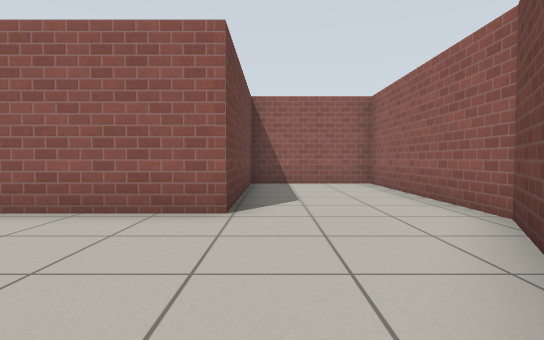
View 1 (above)

21 first-person views from a walk through a robot-simulator world made for Gazebo. The camera is 0.72 m above the floor, tilts 2° down and sees 80° across. The floor is counted in squares, 1 m on a side. Each view is taken from the middle of a square. On the plan, view 1 faces up. The plan holds only what a view shows up to about 10 squares ahead; the rest is blank. Gazebo's built-in surfaces are drawn with simple patterns.

View 2
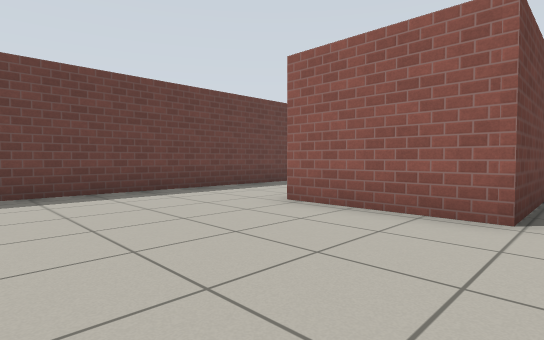

View 3
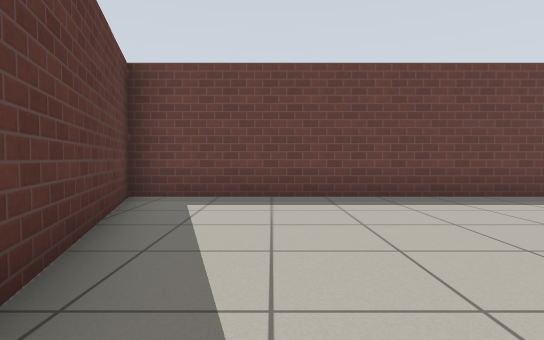

View 4
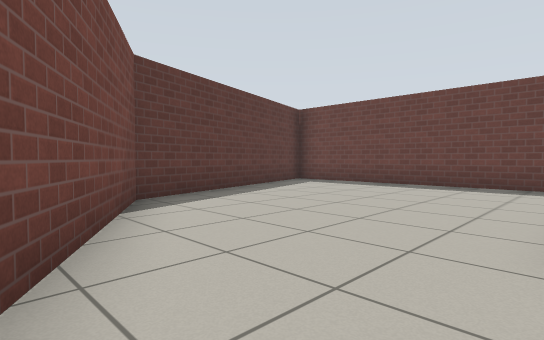

View 5
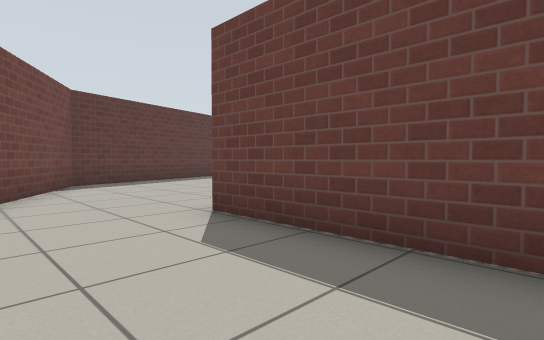

View 6
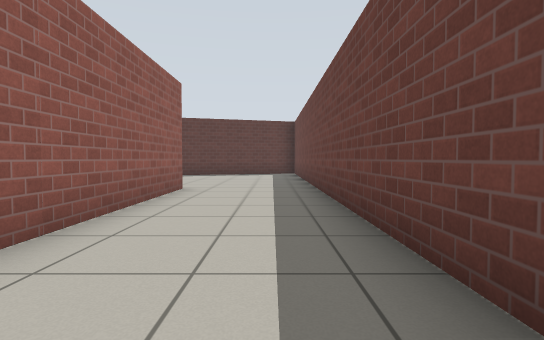

View 7
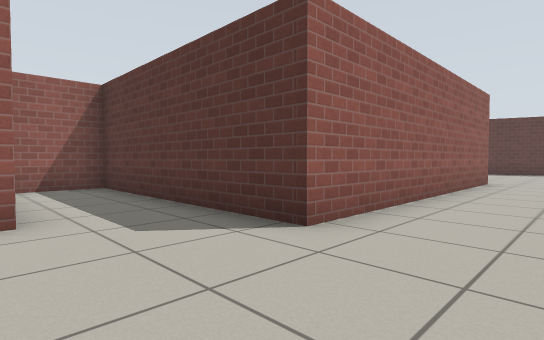

View 8
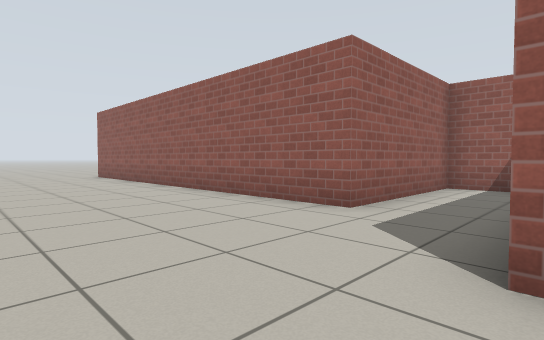

View 9
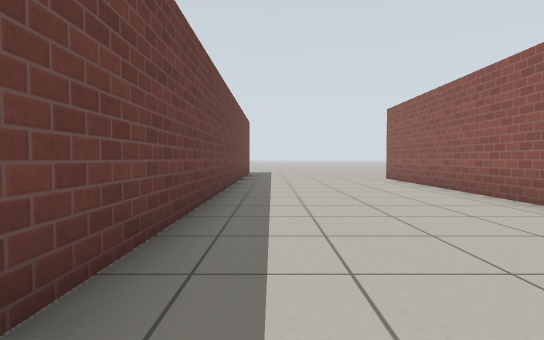

View 10
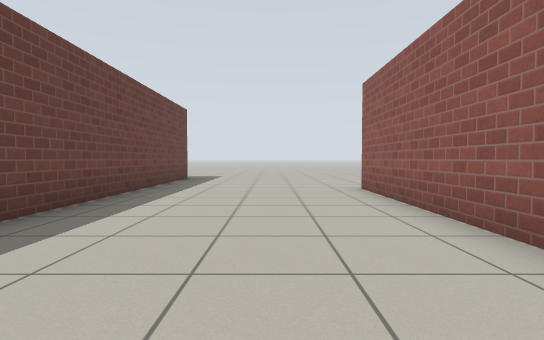

View 11
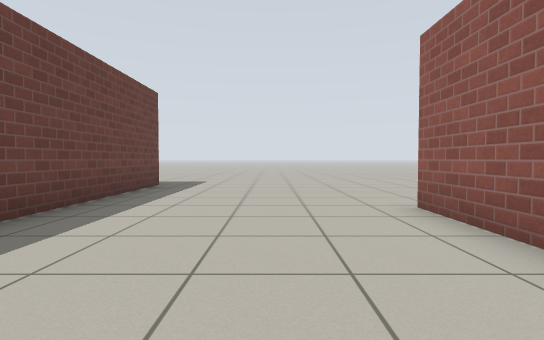

View 12
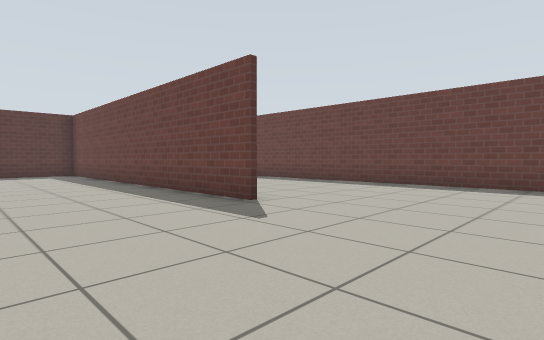

View 13
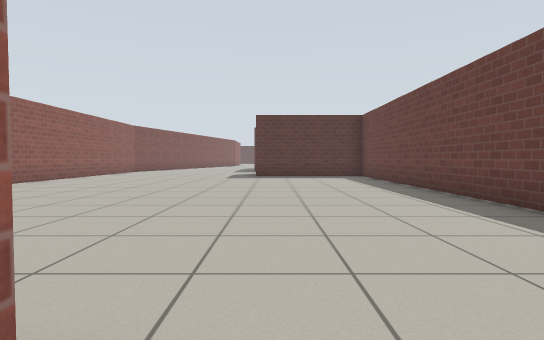

View 14
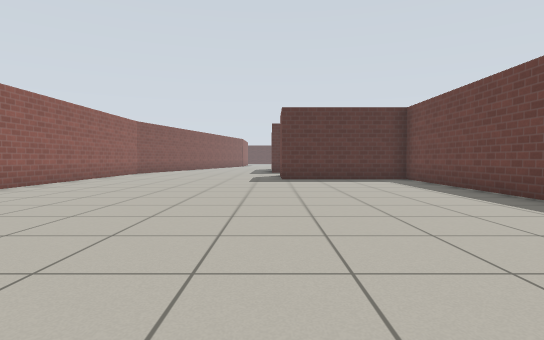

View 15
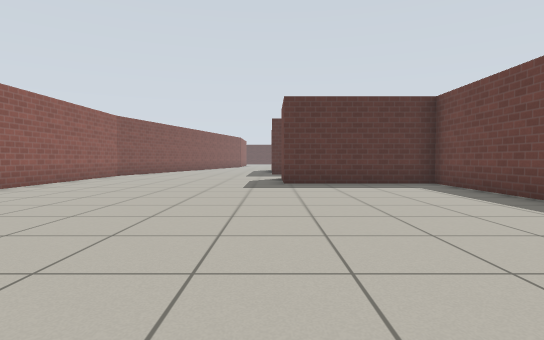

View 16
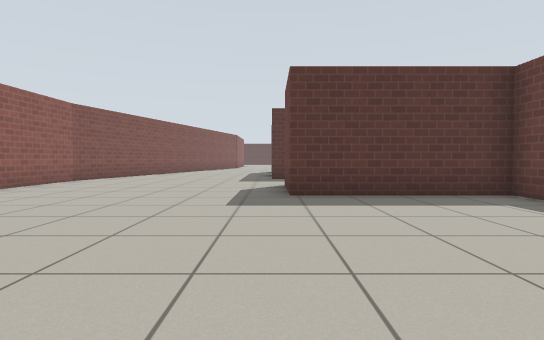

View 17
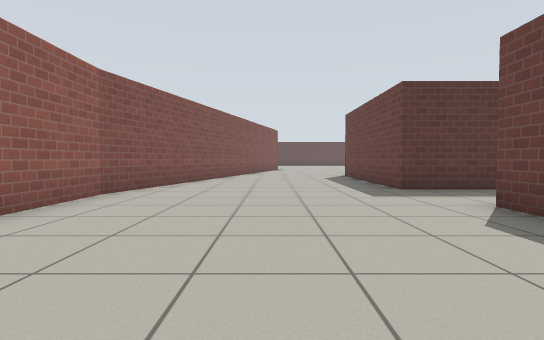

View 18
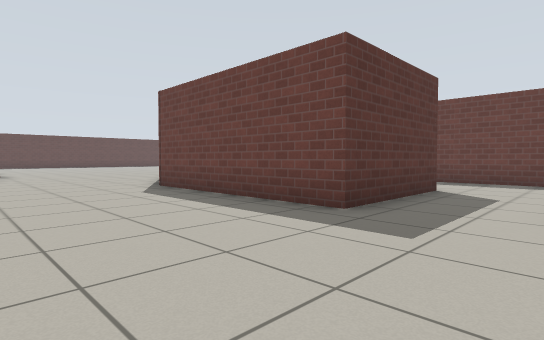

View 19
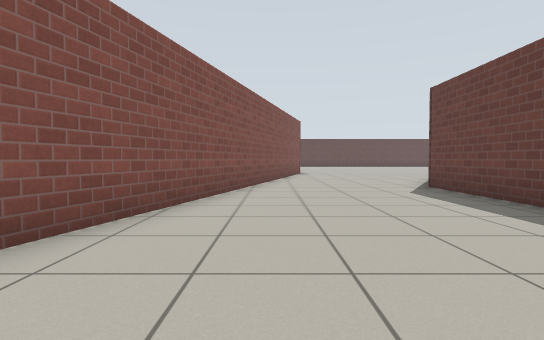

View 20
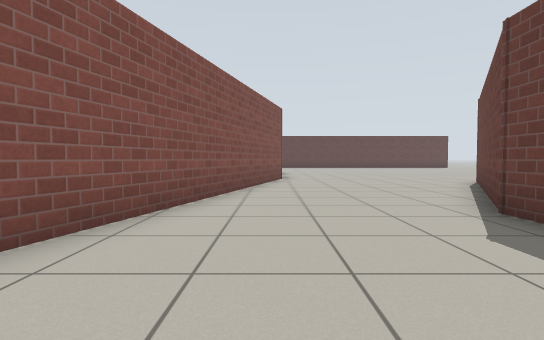

View 21
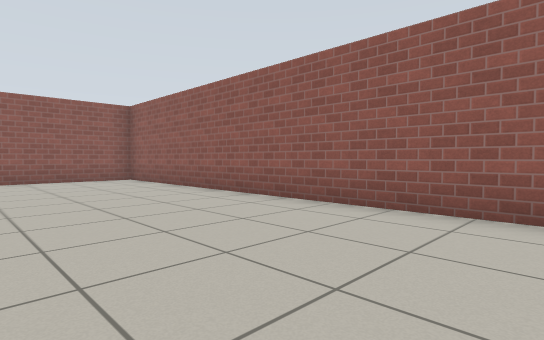

### Floor plan
Points are (right, up) in squares from view 1. A wall is a line through its corners. A room is listed if a view was taken in it or the views show most of it. See-through windows are left out.
Room 1 (views 1, 2, 3, 4, 5)
walls: (-7.1, 3.6) (-7.1, -3.7) (-0.3, -1.6) (2.9, 3.8) (2.9, 9.3) (-0.6, 9.3) (-0.6, 4.2) (-3.9, 4.2)
ways out: opening at (-5.5, 4) to room 2
Room 2 (views 6, 7, 8, 9, 10, 11, 12, 13, 14, 15, 16, 17, 18, 19, 20, 21)
walls: (-1.7, 25.9) (-1.7, 14.7) (2.6, 14.7) (2.6, 12.1); (-3.7, 11.1) (-3.7, 8.5); (-0.9, 9.5) (3, 9.5) (3, 3.8) (0.8, 0); (8, 27.3) (5.9, 27.3); (9.4, 10.5) (9.4, 25.8); (-7.1, 10.8) (-7.1, 3.6); (-7.1, 29.9) (-7.1, 15.3); (-3.9, 4.2) (-3.9, 12.3) (2.5, 12.3) (2.5, 14.5) (-1.8, 14.5) (-1.8, 25.9); (6.4, -0.8) (9.4, 10.6)
ways out: opening at (-5.5, 4) to room 1; opening at (3.5, 0)

Where each view was taken, in squares from view 1:
view 1: 0 up, 0 right, facing up
view 2: 0 up, 0 right, facing up-left
view 3: 1 down, 1 left, facing left
view 4: 4 up, 2 right, facing down-left
view 5: 8 up, 2 right, facing down-left
view 6: 12 up, 6 left, facing down
view 7: 15 up, 6 left, facing down-right
view 8: 12 up, 6 left, facing up-right
view 9: 14 up, 6 left, facing up
view 10: 18 up, 4 left, facing up
view 11: 21 up, 4 left, facing up
view 12: 30 up, 2 right, facing down-left
view 13: 28 up, 2 right, facing down
view 14: 26 up, 3 right, facing down
view 15: 24 up, 3 right, facing down
view 16: 21 up, 3 right, facing down
view 17: 17 up, 6 right, facing down
view 18: 12 up, 7 right, facing down-left
view 19: 12 up, 7 right, facing down
view 20: 8 up, 6 right, facing down
view 21: 16 up, 5 right, facing up-right
